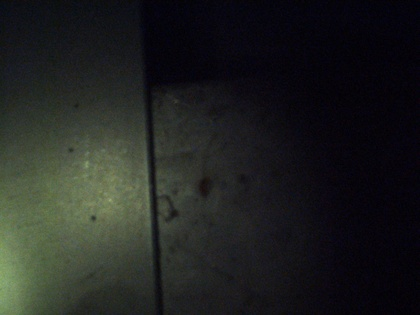
%> input picture C++/Locate/Test/Color_120_0.jpg, 420 x 315 px, shrunk from 1024 x 768 before the run
$ octave P0902.m   (GNU Octave 9; MATLAB toolbox functions it lacks are replaced by stand-ins)
%> lines starting %> are read from the running program, lines starting %| are printed output that depends on the picture; in (x1, y1, x2, y2) boxes, pixels count from 0 and x2, y2 are one past the last pixel; in counts of white or black regions, pixels touching at a corner belong together; the program's own positions count from 1
I=imread('.\pictures\Color_120\Color_120_0.jpg');
%> I is the input picture: size 315x420x3 uint8; mean R, G, B 31.8, 33.8, 32.1
I1=I(:,:,1);
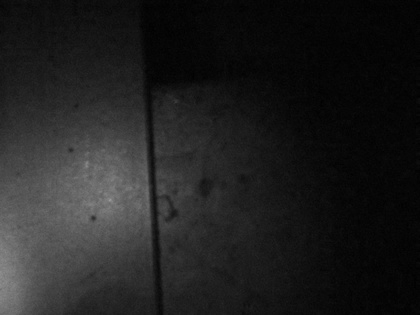
%> I1: size 315x420 uint8; min 0, max 155, mean 31.8
I2=I(:,:,2);
I3=I(:,:,3);
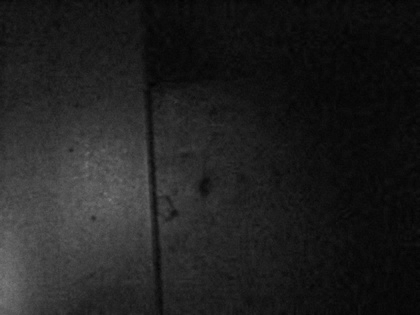
%> I3: size 315x420 uint8; min 1, max 126, mean 32.1

[y,x,z]=size(I);
%> y = 315; x = 420; z = 3


d1=zeros(y,x);
d2=d1;
myI=double(I);
I0=zeros(y,x);
for i=1:x
    for j=1:y
        d1(j,i)=sqrt((myI(j,i,1)-150)^2+(myI(j,i,2)-150)^2+(myI(j,i,3)-150)^2);   % Euler距离计算
        d2(j,i)=sqrt((myI(j,i,1)-20)^2+(myI(j,i,2)-20)^2+(myI(j,i,3)-20)^2);
        if (d1(j,i)>=d2(j,i))
             I0(j,i)=1;          % 颜色聚类
        end
    end
end
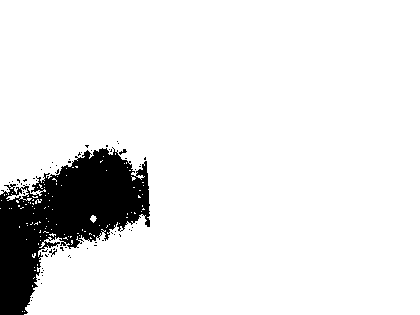
%> I0: size 315x420 double; values 0 (black) and 1 (white), 90.7% white; 65 black regions (62 under 20 px), largest, box (x1, y1, x2, y2) and area: (0, 147, 150, 315) 12151, (119, 149, 127, 155) 22, (49, 249, 57, 257) 22
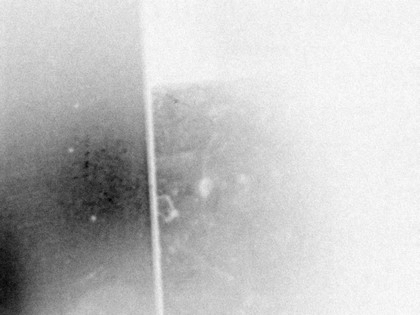
%> d1: size 315x420 double; min 29.12, max 258.1, mean 203.8; drawn with min black and max white
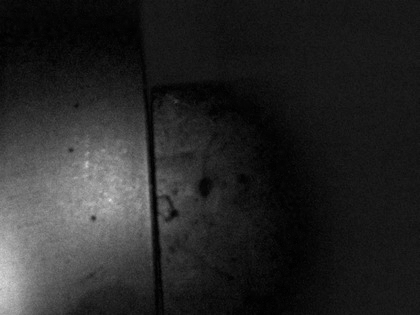
%> d2: size 315x420 double; min 0, max 225.7, mean 39.3
J=I0;
tic
SE=strel('rectangle', [20 15]);      %  形态学“闭”运算
IM=imclose(J,SE);
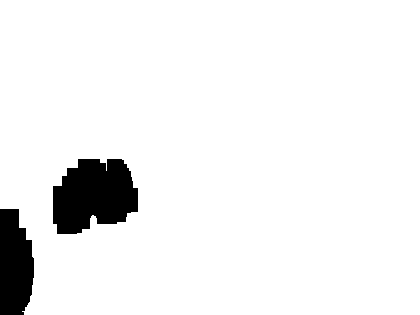
%> IM: size 315x420 double; values 0 (black) and 1 (white), 94% white; 2 black regions, box (x1, y1, x2, y2) and area: (53, 159, 138, 234) 4896, (0, 209, 34, 315) 3025
t=toc

figure(1);imshow(I);
figure(2);subplot(1,3,1);imhist(I1);title('R');
subplot(1,3,2);imhist(I2);title('G');
subplot(1,3,3);imhist(I3);title('B');
%> after `title('B')`:
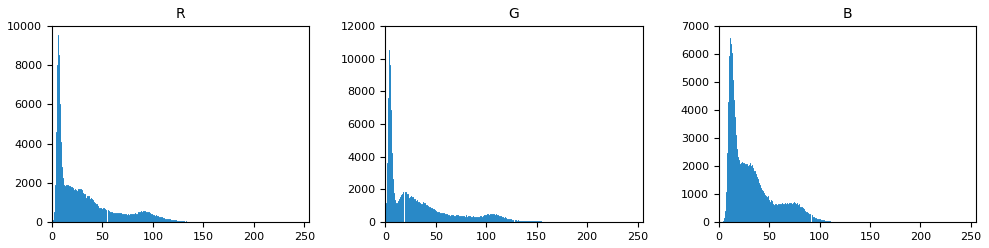
%> figure redrawn from the program's plot data, 3 panels; panel 1: highest point at x = 6, y = 9557; panel 2: highest point at x = 4, y = 10515; panel 3: highest point at x = 11, y = 6571
figure(4);imshow(I0);
figure,imshow(IM);

$ run again, with C++/Locate/Test/Color_120_10.jpg copied over C++/Locate/Test/Color_120_0.jpg
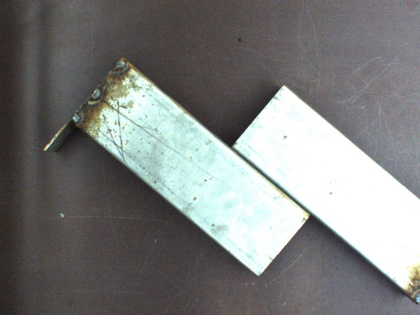
%> input picture C++/Locate/Test/Color_120_10.jpg, 420 x 315 px, shrunk from 1024 x 768 before the run
%> I is the input picture: size 315x420x3 uint8; mean R, G, B 124.5, 125.9, 124.8
%> after the loop `for i=1:x`:
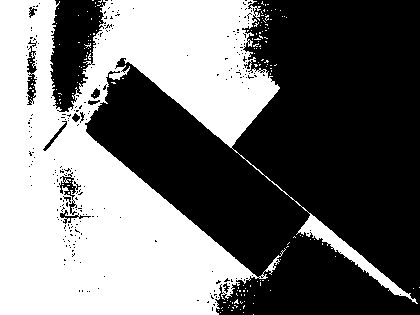
%> I0: size 315x420 double; values 0 (black) and 1 (white), 45% white; 167 white regions (166 under 20 px), largest, box (x1, y1, x2, y2) and area: (0, 0, 418, 315) 59149
%> IM: size 315x420 double; values 0 (black) and 1 (white), 49.6% white; 2 white regions (1 under 20 px), largest, box (x1, y1, x2, y2) and area: (0, 0, 418, 315) 65560
%> `title('B')`:
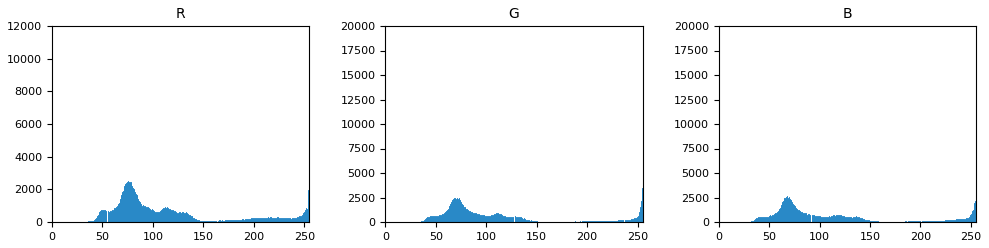
%> figure redrawn from the program's plot data, 3 panels; panel 1: highest point at x = 255, y = 10477; panel 2: highest point at x = 255, y = 15989; panel 3: highest point at x = 255, y = 14386

$ run again, with C++/Locate/Test/Color_120_11.jpg copied over C++/Locate/Test/Color_120_0.jpg
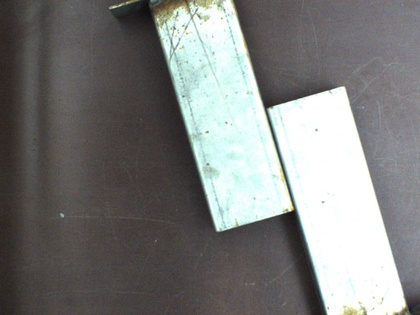
%> input picture C++/Locate/Test/Color_120_11.jpg, 420 x 315 px, shrunk from 1024 x 768 before the run
%> I is the input picture: size 315x420x3 uint8; mean R, G, B 125.2, 126, 124.8
%> after the loop `for i=1:x`:
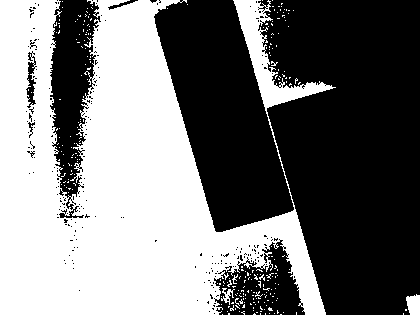
%> I0: size 315x420 double; values 0 (black) and 1 (white), 46.9% white; 267 white regions (263 under 20 px), largest, box (x1, y1, x2, y2) and area: (0, 0, 336, 315) 60957, (406, 294, 420, 315) 240, (221, 288, 235, 305) 95, (232, 274, 238, 284) 23
%> IM: size 315x420 double; values 0 (black) and 1 (white), 53.1% white; 4 black regions, box (x1, y1, x2, y2) and area: (272, 0, 420, 315) 39514, (158, 0, 289, 230) 18481, (52, 0, 87, 136) 3451, (278, 280, 298, 312) 611
%> `title('B')`:
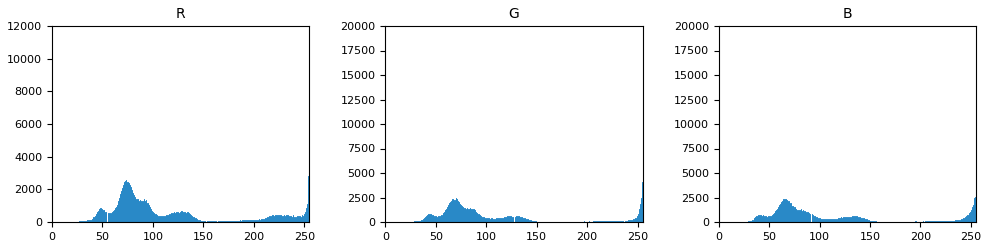
%> figure redrawn from the program's plot data, 3 panels; panel 1: highest point at x = 255, y = 10355; panel 2: highest point at x = 255, y = 17856; panel 3: highest point at x = 255, y = 14273
